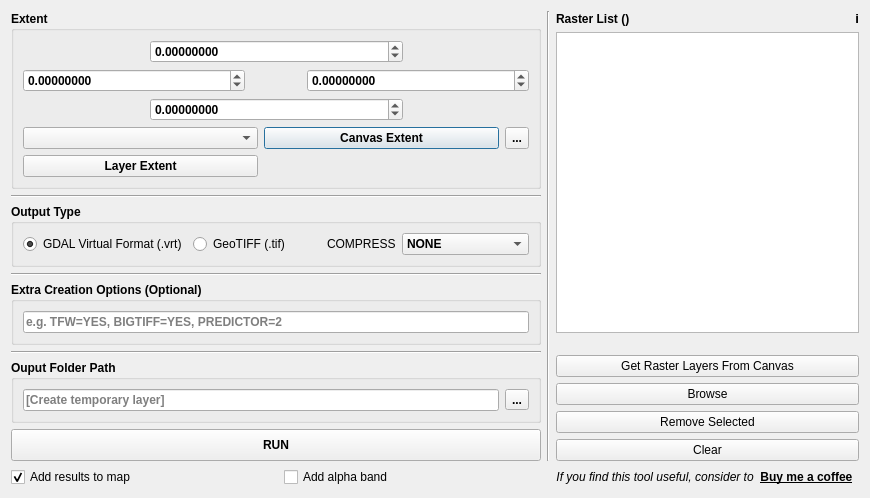
<?xml version="1.0" encoding="UTF-8"?>
<ui version="4.0">
 <class>SubsetRasterDialogBase</class>
 <widget class="QDialog" name="SubsetRasterDialogBase">
  <property name="geometry">
   <rect>
    <x>0</x>
    <y>0</y>
    <width>870</width>
    <height>498</height>
   </rect>
  </property>
  <property name="windowTitle">
   <string>Subset Raster</string>
  </property>
  <layout class="QVBoxLayout" name="verticalLayout_5">
   <item>
    <layout class="QHBoxLayout" name="horizontalLayout" stretch="7,0,4">
     <item>
      <layout class="QVBoxLayout" name="verticalLayout" stretch="1,0,1,0,1,0,1,1">
       <item>
        <widget class="QGroupBox" name="groupBox">
         <property name="font">
          <font>
           <weight>75</weight>
           <bold>true</bold>
          </font>
         </property>
         <property name="title">
          <string>Extent</string>
         </property>
         <layout class="QVBoxLayout" name="verticalLayout_4" stretch="1,1,1,1,1">
          <item>
           <layout class="QHBoxLayout" name="horizontalLayout_3" stretch="2,4,2">
            <item>
             <spacer name="horizontalSpacer_2">
              <property name="orientation">
               <enum>Qt::Horizontal</enum>
              </property>
              <property name="sizeType">
               <enum>QSizePolicy::Preferred</enum>
              </property>
              <property name="sizeHint" stdset="0">
               <size>
                <width>40</width>
                <height>20</height>
               </size>
              </property>
             </spacer>
            </item>
            <item>
             <widget class="QDoubleSpinBox" name="sb_extent_maxy">
              <property name="sizePolicy">
               <sizepolicy hsizetype="Preferred" vsizetype="Preferred">
                <horstretch>0</horstretch>
                <verstretch>0</verstretch>
               </sizepolicy>
              </property>
              <property name="decimals">
               <number>8</number>
              </property>
              <property name="minimum">
               <double>-999999999999999945322333868247445125709646570021247924665841614848.000000000000000</double>
              </property>
              <property name="maximum">
               <double>100000000000000000620008645040778319495168.000000000000000</double>
              </property>
             </widget>
            </item>
            <item>
             <spacer name="horizontalSpacer_3">
              <property name="orientation">
               <enum>Qt::Horizontal</enum>
              </property>
              <property name="sizeType">
               <enum>QSizePolicy::Preferred</enum>
              </property>
              <property name="sizeHint" stdset="0">
               <size>
                <width>40</width>
                <height>20</height>
               </size>
              </property>
             </spacer>
            </item>
           </layout>
          </item>
          <item>
           <layout class="QHBoxLayout" name="horizontalLayout_4" stretch="4,1,4">
            <item>
             <widget class="QDoubleSpinBox" name="sb_extent_minx">
              <property name="sizePolicy">
               <sizepolicy hsizetype="Preferred" vsizetype="Preferred">
                <horstretch>0</horstretch>
                <verstretch>0</verstretch>
               </sizepolicy>
              </property>
              <property name="decimals">
               <number>8</number>
              </property>
              <property name="minimum">
               <double>-100000000000000003502199685943161173046080317798311825604870144.000000000000000</double>
              </property>
              <property name="maximum">
               <double>10000000000000000303786028427003666890752.000000000000000</double>
              </property>
             </widget>
            </item>
            <item>
             <spacer name="horizontalSpacer">
              <property name="orientation">
               <enum>Qt::Horizontal</enum>
              </property>
              <property name="sizeType">
               <enum>QSizePolicy::Preferred</enum>
              </property>
              <property name="sizeHint" stdset="0">
               <size>
                <width>40</width>
                <height>20</height>
               </size>
              </property>
             </spacer>
            </item>
            <item>
             <widget class="QDoubleSpinBox" name="sb_extent_maxx">
              <property name="sizePolicy">
               <sizepolicy hsizetype="Preferred" vsizetype="Preferred">
                <horstretch>0</horstretch>
                <verstretch>0</verstretch>
               </sizepolicy>
              </property>
              <property name="decimals">
               <number>8</number>
              </property>
              <property name="minimum">
               <double>-999999999999999993220948674361627976461708441944064.000000000000000</double>
              </property>
              <property name="maximum">
               <double>999999999999999939709166371603178586112.000000000000000</double>
              </property>
             </widget>
            </item>
           </layout>
          </item>
          <item>
           <layout class="QHBoxLayout" name="horizontalLayout_6" stretch="2,4,2">
            <item>
             <spacer name="horizontalSpacer_6">
              <property name="orientation">
               <enum>Qt::Horizontal</enum>
              </property>
              <property name="sizeType">
               <enum>QSizePolicy::Preferred</enum>
              </property>
              <property name="sizeHint" stdset="0">
               <size>
                <width>40</width>
                <height>20</height>
               </size>
              </property>
             </spacer>
            </item>
            <item>
             <widget class="QDoubleSpinBox" name="sb_extent_miny">
              <property name="sizePolicy">
               <sizepolicy hsizetype="Preferred" vsizetype="Preferred">
                <horstretch>0</horstretch>
                <verstretch>0</verstretch>
               </sizepolicy>
              </property>
              <property name="decimals">
               <number>8</number>
              </property>
              <property name="minimum">
               <double>-1000000000000000057857959942726969827393378689175040438172647424.000000000000000</double>
              </property>
              <property name="maximum">
               <double>9999999999999999493871352970740188669636450110134100730839040.000000000000000</double>
              </property>
             </widget>
            </item>
            <item>
             <spacer name="horizontalSpacer_8">
              <property name="orientation">
               <enum>Qt::Horizontal</enum>
              </property>
              <property name="sizeType">
               <enum>QSizePolicy::Preferred</enum>
              </property>
              <property name="sizeHint" stdset="0">
               <size>
                <width>40</width>
                <height>20</height>
               </size>
              </property>
             </spacer>
            </item>
           </layout>
          </item>
          <item>
           <layout class="QHBoxLayout" name="horizontalLayout_7" stretch="10,10,1">
            <item>
             <widget class="QComboBox" name="cb_layers">
              <property name="sizePolicy">
               <sizepolicy hsizetype="Preferred" vsizetype="Preferred">
                <horstretch>0</horstretch>
                <verstretch>0</verstretch>
               </sizepolicy>
              </property>
             </widget>
            </item>
            <item>
             <widget class="QPushButton" name="btn_canvasExtent">
              <property name="sizePolicy">
               <sizepolicy hsizetype="Preferred" vsizetype="Preferred">
                <horstretch>0</horstretch>
                <verstretch>0</verstretch>
               </sizepolicy>
              </property>
              <property name="text">
               <string>Canvas Extent</string>
              </property>
             </widget>
            </item>
            <item>
             <widget class="QToolButton" name="tbtn_draw">
              <property name="sizePolicy">
               <sizepolicy hsizetype="Minimum" vsizetype="Preferred">
                <horstretch>0</horstretch>
                <verstretch>0</verstretch>
               </sizepolicy>
              </property>
              <property name="toolTip">
               <string>Draw Extent</string>
              </property>
              <property name="text">
               <string>...</string>
              </property>
             </widget>
            </item>
           </layout>
          </item>
          <item>
           <layout class="QHBoxLayout" name="horizontalLayout_8" stretch="10,6,5,0">
            <item>
             <widget class="QPushButton" name="btn_layerextent">
              <property name="sizePolicy">
               <sizepolicy hsizetype="Preferred" vsizetype="Preferred">
                <horstretch>0</horstretch>
                <verstretch>0</verstretch>
               </sizepolicy>
              </property>
              <property name="text">
               <string>Layer Extent</string>
              </property>
             </widget>
            </item>
            <item>
             <spacer name="horizontalSpacer_9">
              <property name="orientation">
               <enum>Qt::Horizontal</enum>
              </property>
              <property name="sizeType">
               <enum>QSizePolicy::Preferred</enum>
              </property>
              <property name="sizeHint" stdset="0">
               <size>
                <width>40</width>
                <height>20</height>
               </size>
              </property>
             </spacer>
            </item>
            <item>
             <widget class="QLabel" name="lbl_epsg">
              <property name="toolTip">
               <string/>
              </property>
              <property name="styleSheet">
               <string notr="true"/>
              </property>
              <property name="text">
               <string/>
              </property>
              <property name="alignment">
               <set>Qt::AlignRight|Qt::AlignTrailing|Qt::AlignVCenter</set>
              </property>
             </widget>
            </item>
            <item>
             <widget class="QLabel" name="lbl_refresh">
              <property name="cursor">
               <cursorShape>PointingHandCursor</cursorShape>
              </property>
              <property name="styleSheet">
               <string notr="true"/>
              </property>
              <property name="text">
               <string>&lt;html&gt;&lt;head/&gt;&lt;body&gt;&lt;img src=&quot;:/plugins/subset_raster/refresh.png&quot; height=&quot;15&quot;/&gt;&lt;/body&gt;&lt;/html&gt;</string>
              </property>
              <property name="alignment">
               <set>Qt::AlignCenter</set>
              </property>
             </widget>
            </item>
           </layout>
          </item>
         </layout>
        </widget>
       </item>
       <item>
        <widget class="Line" name="line_2">
         <property name="orientation">
          <enum>Qt::Horizontal</enum>
         </property>
        </widget>
       </item>
       <item>
        <widget class="QGroupBox" name="groupBox_7">
         <property name="font">
          <font>
           <weight>75</weight>
           <bold>true</bold>
          </font>
         </property>
         <property name="title">
          <string>Output Type</string>
         </property>
         <layout class="QHBoxLayout" name="horizontalLayout_10" stretch="2,2,1,2">
          <item>
           <widget class="QRadioButton" name="rb_vrt">
            <property name="font">
             <font>
              <weight>50</weight>
              <bold>false</bold>
             </font>
            </property>
            <property name="text">
             <string>GDAL Virtual Format (.vrt)</string>
            </property>
            <property name="checked">
             <bool>true</bool>
            </property>
           </widget>
          </item>
          <item>
           <widget class="QRadioButton" name="rb_gtiff">
            <property name="sizePolicy">
             <sizepolicy hsizetype="Preferred" vsizetype="Fixed">
              <horstretch>0</horstretch>
              <verstretch>0</verstretch>
             </sizepolicy>
            </property>
            <property name="font">
             <font>
              <weight>50</weight>
              <bold>false</bold>
             </font>
            </property>
            <property name="text">
             <string>GeoTIFF (.tif)</string>
            </property>
            <property name="checked">
             <bool>false</bool>
            </property>
           </widget>
          </item>
          <item>
           <widget class="QLabel" name="label_7">
            <property name="sizePolicy">
             <sizepolicy hsizetype="Preferred" vsizetype="Preferred">
              <horstretch>0</horstretch>
              <verstretch>0</verstretch>
             </sizepolicy>
            </property>
            <property name="font">
             <font>
              <weight>50</weight>
              <bold>false</bold>
             </font>
            </property>
            <property name="text">
             <string>COMPRESS</string>
            </property>
            <property name="alignment">
             <set>Qt::AlignLeading|Qt::AlignLeft|Qt::AlignVCenter</set>
            </property>
           </widget>
          </item>
          <item>
           <widget class="QComboBox" name="cb_compressions">
            <property name="enabled">
             <bool>true</bool>
            </property>
            <property name="sizePolicy">
             <sizepolicy hsizetype="Preferred" vsizetype="Fixed">
              <horstretch>0</horstretch>
              <verstretch>0</verstretch>
             </sizepolicy>
            </property>
            <item>
             <property name="text">
              <string>NONE</string>
             </property>
            </item>
           </widget>
          </item>
         </layout>
        </widget>
       </item>
       <item>
        <widget class="Line" name="line_3">
         <property name="orientation">
          <enum>Qt::Horizontal</enum>
         </property>
        </widget>
       </item>
       <item>
        <widget class="QGroupBox" name="groupBox_9">
         <property name="font">
          <font>
           <weight>75</weight>
           <bold>true</bold>
          </font>
         </property>
         <property name="title">
          <string>Extra Creation Options (Optional)</string>
         </property>
         <layout class="QVBoxLayout" name="verticalLayout_9">
          <item>
           <widget class="QLineEdit" name="le_options">
            <property name="sizePolicy">
             <sizepolicy hsizetype="Expanding" vsizetype="Maximum">
              <horstretch>0</horstretch>
              <verstretch>0</verstretch>
             </sizepolicy>
            </property>
            <property name="placeholderText">
             <string>e.g. TFW=YES, BIGTIFF=YES, PREDICTOR=2</string>
            </property>
           </widget>
          </item>
         </layout>
        </widget>
       </item>
       <item>
        <widget class="Line" name="line_5">
         <property name="orientation">
          <enum>Qt::Horizontal</enum>
         </property>
        </widget>
       </item>
       <item>
        <widget class="QGroupBox" name="groupBox_3">
         <property name="font">
          <font>
           <weight>75</weight>
           <bold>true</bold>
          </font>
         </property>
         <property name="title">
          <string>Ouput Folder Path</string>
         </property>
         <layout class="QVBoxLayout" name="verticalLayout_2">
          <item>
           <layout class="QHBoxLayout" name="horizontalLayout_5" stretch="21,1">
            <item>
             <widget class="QLineEdit" name="le_outputFolder">
              <property name="sizePolicy">
               <sizepolicy hsizetype="Preferred" vsizetype="Maximum">
                <horstretch>0</horstretch>
                <verstretch>0</verstretch>
               </sizepolicy>
              </property>
              <property name="placeholderText">
               <string>[Create temporary layer]</string>
              </property>
             </widget>
            </item>
            <item>
             <widget class="QToolButton" name="tb_browse">
              <property name="sizePolicy">
               <sizepolicy hsizetype="Minimum" vsizetype="Maximum">
                <horstretch>0</horstretch>
                <verstretch>0</verstretch>
               </sizepolicy>
              </property>
              <property name="text">
               <string>...</string>
              </property>
             </widget>
            </item>
           </layout>
          </item>
         </layout>
        </widget>
       </item>
       <item>
        <widget class="QPushButton" name="pushButton">
         <property name="sizePolicy">
          <sizepolicy hsizetype="Preferred" vsizetype="Preferred">
           <horstretch>0</horstretch>
           <verstretch>0</verstretch>
          </sizepolicy>
         </property>
         <property name="font">
          <font>
           <weight>75</weight>
           <bold>true</bold>
          </font>
         </property>
         <property name="text">
          <string>RUN</string>
         </property>
        </widget>
       </item>
      </layout>
     </item>
     <item>
      <widget class="Line" name="line">
       <property name="styleSheet">
        <string notr="true"/>
       </property>
       <property name="orientation">
        <enum>Qt::Vertical</enum>
       </property>
      </widget>
     </item>
     <item>
      <layout class="QVBoxLayout" name="verticalLayout_3">
       <item>
        <layout class="QHBoxLayout" name="horizontalLayout_2">
         <item>
          <widget class="QLabel" name="label">
           <property name="font">
            <font>
             <weight>75</weight>
             <bold>true</bold>
            </font>
           </property>
           <property name="text">
            <string>Raster List ()</string>
           </property>
          </widget>
         </item>
         <item>
          <widget class="QLabel" name="lbl_info">
           <property name="sizePolicy">
            <sizepolicy hsizetype="Preferred" vsizetype="Maximum">
             <horstretch>0</horstretch>
             <verstretch>0</verstretch>
            </sizepolicy>
           </property>
           <property name="font">
            <font>
             <pointsize>10</pointsize>
             <weight>75</weight>
             <bold>true</bold>
            </font>
           </property>
           <property name="toolTip">
            <string/>
           </property>
           <property name="text">
            <string>i</string>
           </property>
           <property name="alignment">
            <set>Qt::AlignRight|Qt::AlignTrailing|Qt::AlignVCenter</set>
           </property>
           <property name="openExternalLinks">
            <bool>true</bool>
           </property>
          </widget>
         </item>
        </layout>
       </item>
       <item>
        <widget class="QListWidget" name="lw_input_ql">
         <property name="sizePolicy">
          <sizepolicy hsizetype="Preferred" vsizetype="Expanding">
           <horstretch>0</horstretch>
           <verstretch>0</verstretch>
          </sizepolicy>
         </property>
         <property name="selectionMode">
          <enum>QAbstractItemView::MultiSelection</enum>
         </property>
         <property name="sortingEnabled">
          <bool>true</bool>
         </property>
        </widget>
       </item>
       <item>
        <widget class="QLabel" name="label_2">
         <property name="font">
          <font>
           <pointsize>7</pointsize>
           <italic>true</italic>
          </font>
         </property>
         <property name="cursor">
          <cursorShape>WhatsThisCursor</cursorShape>
         </property>
         <property name="toolTip">
          <string>The plugin automatically handles CRS conflicts; however, matching the CRSs before clipping is recommended.</string>
         </property>
         <property name="styleSheet">
          <string notr="true">QLabel {
    color: red;
}

QLabel:hover {
    color: rgb(255, 146, 146);
}
</string>
         </property>
         <property name="text">
          <string/>
         </property>
         <property name="alignment">
          <set>Qt::AlignRight|Qt::AlignTrailing|Qt::AlignVCenter</set>
         </property>
        </widget>
       </item>
       <item>
        <widget class="QPushButton" name="pb_getLayers">
         <property name="sizePolicy">
          <sizepolicy hsizetype="Minimum" vsizetype="Preferred">
           <horstretch>0</horstretch>
           <verstretch>0</verstretch>
          </sizepolicy>
         </property>
         <property name="text">
          <string>Get Raster Layers From Canvas</string>
         </property>
        </widget>
       </item>
       <item>
        <widget class="QPushButton" name="pb_browse">
         <property name="sizePolicy">
          <sizepolicy hsizetype="Minimum" vsizetype="Preferred">
           <horstretch>0</horstretch>
           <verstretch>0</verstretch>
          </sizepolicy>
         </property>
         <property name="text">
          <string>Browse</string>
         </property>
        </widget>
       </item>
       <item>
        <widget class="QPushButton" name="pb_remove">
         <property name="sizePolicy">
          <sizepolicy hsizetype="Minimum" vsizetype="Preferred">
           <horstretch>0</horstretch>
           <verstretch>0</verstretch>
          </sizepolicy>
         </property>
         <property name="text">
          <string>Remove Selected</string>
         </property>
        </widget>
       </item>
       <item>
        <widget class="QPushButton" name="pb_clear">
         <property name="sizePolicy">
          <sizepolicy hsizetype="Minimum" vsizetype="Preferred">
           <horstretch>0</horstretch>
           <verstretch>0</verstretch>
          </sizepolicy>
         </property>
         <property name="text">
          <string>Clear</string>
         </property>
        </widget>
       </item>
      </layout>
     </item>
    </layout>
   </item>
   <item>
    <layout class="QHBoxLayout" name="horizontalLayout_9">
     <item>
      <widget class="QCheckBox" name="chb_addToMap">
       <property name="enabled">
        <bool>true</bool>
       </property>
       <property name="sizePolicy">
        <sizepolicy hsizetype="Preferred" vsizetype="Maximum">
         <horstretch>0</horstretch>
         <verstretch>0</verstretch>
        </sizepolicy>
       </property>
       <property name="text">
        <string>Add results to map</string>
       </property>
       <property name="checkable">
        <bool>true</bool>
       </property>
       <property name="checked">
        <bool>true</bool>
       </property>
      </widget>
     </item>
     <item>
      <widget class="QCheckBox" name="chc_addAlpha">
       <property name="text">
        <string>Add alpha band</string>
       </property>
      </widget>
     </item>
     <item>
      <widget class="QLabel" name="label_10">
       <property name="sizePolicy">
        <sizepolicy hsizetype="Preferred" vsizetype="Maximum">
         <horstretch>0</horstretch>
         <verstretch>0</verstretch>
        </sizepolicy>
       </property>
       <property name="toolTip">
        <string>If you find this tool useful, please consider to buy me a coffee.</string>
       </property>
       <property name="text">
        <string>&lt;html&gt;&lt;head/&gt;&lt;body&gt;&lt;p&gt;&lt;span style=&quot; font-style:italic;&quot;&gt;If you find this tool useful, consider to&amp;nbsp;&amp;nbsp;&lt;/span&gt;&lt;a href=&quot;https://buymeacoffee.com/qgisplugins&quot;&gt;&lt;img src=&quot;:/plugins/subset_raster/coffee.svg&quot; height=&quot;25&quot;/&gt;&lt;/a&gt;&lt;a href=&quot;https://buymeacoffee.com/qgisplugins&quot;&gt;&lt;span style=&quot; font-weight:600; text-decoration: underline; color:#000000;&quot;&gt;Buy me a coffee&lt;/span&gt;&lt;/a&gt;&lt;/p&gt;&amp;nbsp;&amp;nbsp;&lt;/body&gt;&lt;/html&gt;</string>
       </property>
       <property name="alignment">
        <set>Qt::AlignRight|Qt::AlignTrailing|Qt::AlignVCenter</set>
       </property>
       <property name="openExternalLinks">
        <bool>true</bool>
       </property>
      </widget>
     </item>
    </layout>
   </item>
  </layout>
 </widget>
 <resources/>
 <connections/>
</ui>
